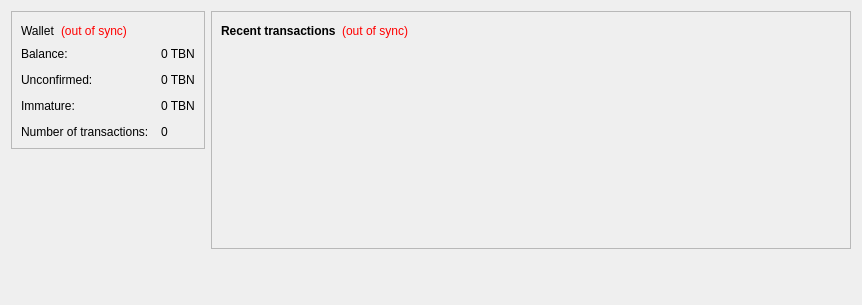
<?xml version="1.0" encoding="UTF-8"?>
<ui version="4.0">
 <class>OverviewPage</class>
 <widget class="QWidget" name="OverviewPage">
  <property name="geometry">
   <rect>
    <x>0</x>
    <y>0</y>
    <width>862</width>
    <height>305</height>
   </rect>
  </property>
  <property name="windowTitle">
   <string>Form</string>
  </property>
  <property name="styleSheet">
   <string notr="true"/>
  </property>
  <layout class="QHBoxLayout" name="horizontalLayout" stretch="0,1">
   <item>
    <layout class="QVBoxLayout" name="verticalLayout_2">
     <item>
      <widget class="QFrame" name="frame">
       <property name="frameShape">
        <enum>QFrame::StyledPanel</enum>
       </property>
       <property name="frameShadow">
        <enum>QFrame::Raised</enum>
       </property>
       <layout class="QVBoxLayout" name="verticalLayout_4">
        <item>
         <layout class="QHBoxLayout" name="horizontalLayout_4">
          <item>
           <widget class="QLabel" name="label_5">
            <property name="font">
             <font>
              <family>Helvetica Neue</family>
              <weight>50</weight>
              <bold>false</bold>
             </font>
            </property>
            <property name="text">
             <string>Wallet</string>
            </property>
           </widget>
          </item>
          <item>
           <widget class="QLabel" name="labelWalletStatus">
            <property name="toolTip">
             <string>The displayed information may be out of date. Your wallet automatically synchronizes with the Thebotcoin network after a connection is established, but this process has not completed yet.</string>
            </property>
            <property name="styleSheet">
             <string notr="true">QLabel { color: red; }</string>
            </property>
            <property name="text">
             <string notr="true">(out of sync)</string>
            </property>
            <property name="alignment">
             <set>Qt::AlignLeading|Qt::AlignLeft|Qt::AlignVCenter</set>
            </property>
           </widget>
          </item>
          <item>
           <spacer name="horizontalSpacer_2">
            <property name="orientation">
             <enum>Qt::Horizontal</enum>
            </property>
            <property name="sizeHint" stdset="0">
             <size>
              <width>40</width>
              <height>20</height>
             </size>
            </property>
           </spacer>
          </item>
         </layout>
        </item>
        <item>
         <layout class="QFormLayout" name="formLayout_2">
          <property name="fieldGrowthPolicy">
           <enum>QFormLayout::AllNonFixedFieldsGrow</enum>
          </property>
          <property name="horizontalSpacing">
           <number>12</number>
          </property>
          <property name="verticalSpacing">
           <number>12</number>
          </property>
          <item row="0" column="0">
           <widget class="QLabel" name="label">
            <property name="text">
             <string>Balance:</string>
            </property>
           </widget>
          </item>
          <item row="0" column="1">
           <widget class="QLabel" name="labelBalance">
            <property name="font">
             <font>
              <family>Helvetica Neue</family>
              <weight>50</weight>
              <bold>false</bold>
             </font>
            </property>
            <property name="cursor">
             <cursorShape>IBeamCursor</cursorShape>
            </property>
            <property name="toolTip">
             <string>Your current balance</string>
            </property>
            <property name="text">
             <string notr="true">0 TBN</string>
            </property>
            <property name="textInteractionFlags">
             <set>Qt::LinksAccessibleByMouse|Qt::TextSelectableByKeyboard|Qt::TextSelectableByMouse</set>
            </property>
           </widget>
          </item>
          <item row="1" column="0">
           <widget class="QLabel" name="label_3">
            <property name="text">
             <string>Unconfirmed:</string>
            </property>
           </widget>
          </item>
          <item row="1" column="1">
           <widget class="QLabel" name="labelUnconfirmed">
            <property name="font">
             <font>
              <family>Helvetica Neue</family>
              <weight>50</weight>
              <bold>false</bold>
             </font>
            </property>
            <property name="cursor">
             <cursorShape>IBeamCursor</cursorShape>
            </property>
            <property name="toolTip">
             <string>Total of transactions that have yet to be confirmed, and do not yet count toward the current balance</string>
            </property>
            <property name="text">
             <string notr="true">0 TBN</string>
            </property>
            <property name="textInteractionFlags">
             <set>Qt::LinksAccessibleByMouse|Qt::TextSelectableByKeyboard|Qt::TextSelectableByMouse</set>
            </property>
           </widget>
          </item>
          <item row="3" column="0">
           <widget class="QLabel" name="label_2">
            <property name="text">
             <string>Number of transactions:</string>
            </property>
           </widget>
          </item>
          <item row="3" column="1">
           <widget class="QLabel" name="labelNumTransactions">
            <property name="toolTip">
             <string>Total number of transactions in wallet</string>
            </property>
            <property name="text">
             <string notr="true">0</string>
            </property>
           </widget>
          </item>
          <item row="2" column="0">
           <widget class="QLabel" name="labelImmatureText">
            <property name="text">
             <string>Immature:</string>
            </property>
           </widget>
          </item>
          <item row="2" column="1">
           <widget class="QLabel" name="labelImmature">
            <property name="font">
             <font>
              <family>Helvetica Neue</family>
              <weight>50</weight>
              <bold>false</bold>
             </font>
            </property>
            <property name="toolTip">
             <string>Mined balance that has not yet matured</string>
            </property>
            <property name="text">
             <string notr="true">0 TBN</string>
            </property>
            <property name="textInteractionFlags">
             <set>Qt::LinksAccessibleByMouse|Qt::TextSelectableByKeyboard|Qt::TextSelectableByMouse</set>
            </property>
           </widget>
          </item>
         </layout>
        </item>
       </layout>
      </widget>
     </item>
     <item>
      <spacer name="verticalSpacer">
       <property name="orientation">
        <enum>Qt::Vertical</enum>
       </property>
       <property name="sizeHint" stdset="0">
        <size>
         <width>20</width>
         <height>40</height>
        </size>
       </property>
      </spacer>
     </item>
    </layout>
   </item>
   <item>
    <layout class="QVBoxLayout" name="verticalLayout_3">
     <item>
      <widget class="QFrame" name="frame_2">
       <property name="frameShape">
        <enum>QFrame::StyledPanel</enum>
       </property>
       <property name="frameShadow">
        <enum>QFrame::Raised</enum>
       </property>
       <layout class="QVBoxLayout" name="verticalLayout">
        <item>
         <layout class="QHBoxLayout" name="horizontalLayout_2">
          <item>
           <widget class="QLabel" name="label_4">
            <property name="text">
             <string>&lt;b&gt;Recent transactions&lt;/b&gt;</string>
            </property>
           </widget>
          </item>
          <item>
           <widget class="QLabel" name="labelTransactionsStatus">
            <property name="toolTip">
             <string>The displayed information may be out of date. Your wallet automatically synchronizes with the Thebotcoin network after a connection is established, but this process has not completed yet.</string>
            </property>
            <property name="styleSheet">
             <string notr="true">QLabel { color: red; }</string>
            </property>
            <property name="text">
             <string notr="true">(out of sync)</string>
            </property>
            <property name="alignment">
             <set>Qt::AlignRight|Qt::AlignTrailing|Qt::AlignVCenter</set>
            </property>
           </widget>
          </item>
          <item>
           <spacer name="horizontalSpacer">
            <property name="orientation">
             <enum>Qt::Horizontal</enum>
            </property>
            <property name="sizeHint" stdset="0">
             <size>
              <width>40</width>
              <height>20</height>
             </size>
            </property>
           </spacer>
          </item>
         </layout>
        </item>
        <item>
         <widget class="QListView" name="listTransactions">
          <property name="styleSheet">
           <string notr="true">QListView { background: transparent; }</string>
          </property>
          <property name="frameShape">
           <enum>QFrame::NoFrame</enum>
          </property>
          <property name="verticalScrollBarPolicy">
           <enum>Qt::ScrollBarAlwaysOff</enum>
          </property>
          <property name="horizontalScrollBarPolicy">
           <enum>Qt::ScrollBarAlwaysOff</enum>
          </property>
          <property name="selectionMode">
           <enum>QAbstractItemView::NoSelection</enum>
          </property>
         </widget>
        </item>
       </layout>
      </widget>
     </item>
     <item>
      <spacer name="verticalSpacer_2">
       <property name="orientation">
        <enum>Qt::Vertical</enum>
       </property>
       <property name="sizeHint" stdset="0">
        <size>
         <width>20</width>
         <height>40</height>
        </size>
       </property>
      </spacer>
     </item>
    </layout>
   </item>
  </layout>
 </widget>
 <resources/>
 <connections/>
</ui>
